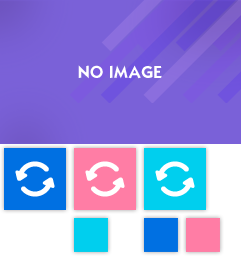
#> input picture ui-preview/assets/title/title__pack.png, 241 x 256 px, found by its file name
$ python compose_view_state_1to1.py
#> lines starting #> are read from the running program, lines starting #| are printed output that depends on the picture
# -*- coding: utf-8 -*-
"""Compose Angelic UI viewing-state plates from PBD geo + pack atlases.

查看态 = 玩家打开界面时的默认 idle 显示（非 hover 全亮）。
几何字段复用 LimeLight 的 length-prefixed 扫描（storagex/y → 裁切，ox/oy → 屏幕落点）。
"""
from __future__ import annotations

import json
import struct
import shutil
from pathlib import Path
from typing import Any

from PIL import Image, ImageDraw, ImageFont

ROOT = Path(__file__).resolve().parents[1]
UIPSD = ROOT / "docs/ui-extract/ui-cn-jp-static/filtered-cn-jp/uipsd"
FILT = ROOT / "docs/ui-extract/ui-cn-jp-static/filtered-cn-jp"
TLG = ROOT / "docs/ui-extract/pixel-reverse/tlg-png"
OUT = ROOT / "docs/ui-extract/pixel-reverse/_view_ref"
PLATES = ROOT / "ui-preview/assets"
RENPY = ROOT.parent / "renpy-angelic/game/images/angelic"
REPORT = OUT / "compose_report.json"

GEO_KEYS = {
    "cx", "cy", "cw", "ch", "ox", "oy", "storagex", "storagey",
    "left", "top", "width", "height", "x", "y", "w", "h", "opacity", "visible",
}

# 主界面：查看态叠层清单（Angelc 自己的 uipsd，不是 CafeStella）
SCREENS = {
    "title": {
        "pbd": ["title.pbd", "title_locale_cn.pbd"],
        "bg": "title_bg0",  # 全幅 KV，不是 title__bg0
        "force_packs": ["title__pack.png", "title_locale_cn__pack.png", "langselect__pack.png"],
    },
    "option_0": {
        "pbd": ["option.pbd", "option_0simple.pbd"],
        "bg": "option__bg0",
        "force_packs": ["option__pack.png"],
    },
    "option_4": {
        "pbd": ["option.pbd", "option_4text.pbd"],
        "bg": "option__bg0",
        "force_packs": ["option__pack.png", "option_4text__pack.png"],
    },
    "option_5a": {
        "pbd": ["option.pbd", "option_5sound1.pbd"],
        "bg": "option__bg0",
        "force_packs": ["option__pack.png", "option_5sound1__pack.png"],
    },
    "option_5b": {
        "pbd": ["option.pbd", "option_5sound2.pbd"],
        "bg": "option__bg0",
        "force_packs": ["option__pack.png", "option_5sound2__pack.png"],
    },
    "option_6": {
        "pbd": ["option.pbd", "option_6dialog.pbd"],
        "bg": "option__bg0",
        "force_packs": ["option__pack.png", "option_6dialog__pack.png"],
    },
    "option_7": {
        "pbd": ["option.pbd", "option_7mouse.pbd"],
        "bg": "option__bg0",
        "force_packs": ["option__pack.png", "option_7mouse__pack.png"],
    },
    "option_8": {
        "pbd": ["option.pbd", "option_8keyboard1.pbd"],
        "bg": "option__bg0",
        "force_packs": ["option__pack.png", "option_8keyboard1__pack.png"],
    },
    "option_9": {
        "pbd": ["option.pbd", "option_9gamepad.pbd"],
        "bg": "option__bg0",
        "force_packs": ["option__pack.png", "option_9gamepad__pack.png"],
    },
    "file_load": {
        "pbd": ["file.pbd", "file_load.pbd"],
        "bg": "file_load__bg0",
        "force_packs": ["file_load__pack.png", "file__pack.png"],
    },
    "file_save": {
        "pbd": ["file.pbd", "file_save.pbd"],
        "bg": "file_save__bg0",
        "force_packs": ["file_save__pack.png", "file__pack.png"],
    },
    "file_quick": {
        "pbd": ["file.pbd", "file_quick.pbd"],
        "bg": "file_quick__bg0",
        "force_packs": ["file_quick__pack.png", "file__pack.png"],
    },
    "extra": {
        "pbd": ["extra.pbd", "extra_locale_cn.pbd"],
        "bg": "extra__bg0",
        "force_packs": ["extra__pack.png", "extra_locale_cn__pack.png"],
    },
    "extra_cg": {
        "pbd": ["extra.pbd", "extra_cg.pbd", "extra_locale_cn.pbd"],
        "bg": "extra__bg0",
        "force_packs": [
            "extra__pack.png", "extra_locale_cn__pack.png",
            "extra_cg__pack.png", "extra_cgscene__pack.png",
        ],
    },
    "extra_cgview": {
        "pbd": ["extra_cgview.pbd"],
        "bg": "extra__bg0",
        "force_packs": ["extra_cgview__pack.png"],
    },
    "extra_voice": {
        "pbd": ["extra_voice.pbd", "extra_locale_cn.pbd"],
        "bg": "extra__bg0",
        "force_packs": ["extra__pack.png", "extra_locale_cn__pack.png", "extra_voice__pack.png"],
    },
    "scnchart": {
        "pbd": ["scnchart.pbd"],
        "bg": "scnchart__bg0",
        "force_packs": ["scnchart__pack.png"],
    },
    "qconf": {
        "pbd": ["qconf.pbd"],
        "bg": None,
        "force_packs": ["qconf__pack.png"],
    },
    "window": {
        "pbd": ["window.pbd"],
        "bg": "window__bg0",
        "force_packs": ["window__pack.png"],
    },
    "backlog": {
        "pbd": ["backlog.pbd"],
        "bg": "backlog__bg0",
        "force_packs": ["backlog__pack.png"],
    },
    "quickmenu": {
        "pbd": ["quickmenu.pbd"],
        "bg": "quickmenu__bg0",
        "force_packs": ["quickmenu__pack.png"],
    },
    "select": {
        "pbd": ["select.pbd"],
        "bg": None,
        "force_packs": ["select__pack.png"],
    },
    "dialog": {
        "pbd": ["dialog.pbd"],
        "bg": "dialog__bg0",
        "force_packs": ["dialog__pack.png"],
    },
}


def magenta_to_alpha(im: Image.Image) -> Image.Image:
    im = im.convert("RGBA")
    px = im.load()
    for y in range(im.height):
        for x in range(im.width):
            r, g, b, a = px[x, y]
            if r >= 248 and b >= 248 and g <= 45:
                px[x, y] = (0, 0, 0, 0)
            elif r >= 200 and b >= 200 and g <= 90 and abs(r - b) < 40:
                px[x, y] = (0, 0, 0, 0)
    return im


# [81 lines left out: functions read_key, read_int_after, read_storage_str, extract_geo_clusters, not called in this run]


def sensible(v: Any, lo: int = 0, hi: int = 4096) -> bool:
    return isinstance(v, int) and lo <= v <= hi


def load_pack(name: str) -> Image.Image | None:
    base = name if name.endswith(".png") else f"{name}.png"
    for root in (TLG, PLATES / "packs"):
        p = root / base
        if p.is_file():
            return magenta_to_alpha(Image.open(p))
    # also try without double suffix
    stem = Path(base).stem
    p = TLG / f"{stem}.png"
    if p.is_file():
        return magenta_to_alpha(Image.open(p))
    return None


def load_bg(stem: str | None) -> Image.Image:
    if not stem:
        return Image.new("RGBA", (1920, 1080), (0, 0, 0, 0))
    # title special
    if stem.startswith("title_bg"):
        for cand in (FILT / f"{stem}.png", PLATES / "title" / f"{stem.replace('title_', '')}.png"):
            if cand.exists():
                im = Image.open(cand).convert("RGBA")
                if im.size != (1920, 1080):
                    im = im.resize((1920, 1080), Image.Resampling.LANCZOS)
                return im
    for cand in (
        TLG / f"{stem}.png",
        FILT / f"{stem}.png",
        PLATES / "settings" / "bg.png" if "option" in stem else None,
    ):
        if cand and cand.exists():
            im = Image.open(cand).convert("RGBA")
            if im.size == (1920, 1440):
                top = (1440 - 1080) // 2
                im = im.crop((0, top, 1920, top + 1080))
            elif im.size != (1920, 1080):
                im = im.resize((1920, 1080), Image.Resampling.LANCZOS)
            return im
    return Image.new("RGBA", (1920, 1080), (20, 30, 50, 255))


# [13 lines left out: function bbox_from, not called in this run]


def place_full_pack(canvas: Image.Image, pack: Image.Image, xy: tuple[int, int] = (0, 0)) -> None:
    x, y = xy
    if pack.width <= canvas.width and pack.height <= canvas.height:
        canvas.alpha_composite(pack, (max(0, x), max(0, y)))
    else:
        canvas.alpha_composite(pack.crop((0, 0, min(pack.width, canvas.width), min(pack.height, canvas.height))), (0, 0))


def compose_screen(name: str, cfg: dict) -> dict[str, Any]:
    canvas = load_bg(cfg.get("bg"))
    placed = 0
    used_packs: set[str] = set()
    items: list[dict] = []
    clusters: list[dict] = []

    for pbd_name in cfg.get("pbd") or []:
        pbd = UIPSD / pbd_name
        if not pbd.exists():
            continue
        clusters.extend(extract_geo_clusters(pbd.read_bytes()))

    # First: place chassis-sized packs that look like full overlays (optional heuristic)
    for fname in cfg.get("force_packs") or []:
        pack = load_pack(fname)
        if pack is None:
            continue
        used_packs.add(fname)
        # If pack is nearly full-screen chrome, place at 0,0 once
        if pack.width >= 1600 and pack.height >= 800:
            place_full_pack(canvas, pack, (0, 0))
            placed += 1
            items.append({"storage": fname, "mode": "fullscreen", "pos": {"x": 0, "y": 0}})

    pack_cache: dict[str, Image.Image] = {}
    for c in clusters:
        storage = c.get("storage")
        if not storage:
            continue
        # skip if visible explicitly 0
        if c.get("visible") == 0:
            continue
        sx, sy = c.get("storagex"), c.get("storagey")
        ox, oy = c.get("ox"), c.get("oy")
        x, y = c.get("x"), c.get("y")
        left, top = c.get("left"), c.get("top")

        if storage not in pack_cache:
            im = load_pack(str(storage))
            if im is None:
                # try __pack naming
                im = load_pack(f"{storage}__pack") if not str(storage).endswith("pack") else None
            if im is None:
                continue
            pack_cache[str(storage)] = im
        pack = pack_cache[str(storage)]
        used_packs.add(str(storage) if str(storage).endswith(".png") else f"{storage}.png")

        # crop from atlas if storagex/y present
        if sensible(sx) and sensible(sy):
            cw = c.get("cw") or c.get("width") or c.get("w")
            ch = c.get("ch") or c.get("height") or c.get("h")
            if sensible(cw, 1, 1920) and sensible(ch, 1, 1080):
                cx, cy = int(sx), int(sy)
                tile = pack.crop((cx, cy, min(pack.width, cx + int(cw)), min(pack.height, cy + int(ch))))
            else:
                rect = bbox_from(pack, int(sx), int(sy))
                if not rect:
                    continue
                cx, cy, tw, th = rect
                if tw < 4 or th < 4 or tw > 800 or th > 500:
                    continue
                tile = pack.crop((cx, cy, cx + tw, cy + th))
        else:
            continue

        # screen position
        if sensible(ox, 0, 1919) and sensible(oy, 0, 1079):
            px, py = int(ox), int(oy)
        elif sensible(left, 0, 1919) and sensible(top, 0, 1079):
            px, py = int(left), int(top)
        elif sensible(x, 0, 1919) and sensible(y, 0, 1079):
            px, py = int(x), int(y)
        else:
            continue

        if px + tile.width > 1920 or py + tile.height > 1080:
            # clip
            tile = tile.crop((0, 0, min(tile.width, 1920 - px), min(tile.height, 1080 - py)))
        if tile.width < 2 or tile.height < 2:
            continue
        canvas.alpha_composite(tile, (px, py))
        placed += 1
        items.append({
            "storage": storage,
            "crop": {"x": int(sx), "y": int(sy)},
            "pos": {"x": px, "y": py},
            "size": [tile.width, tile.height],
        })

    # Title: always stamp CN logo (locale asset, not in pack geo reliably)
    if name == "title":
        logo = FILT / "locale/cn/title_logo_cn.png"
        if logo.exists():
            lim = Image.open(logo).convert("RGBA")
            lw = min(560, lim.width)
            lim = lim.resize((lw, int(lim.height * lw / lim.width)), Image.Resampling.LANCZOS)
            canvas.alpha_composite(lim, (36, 36))
            placed += 1

    OUT.mkdir(parents=True, exist_ok=True)
    out_path = OUT / f"{name}.png"
    canvas.save(out_path)

    # annotate small badge
    ann = canvas.copy()
    draw = ImageDraw.Draw(ann)
    draw.rectangle((0, 0, 520, 28), fill=(0, 0, 0, 220))
    draw.text((6, 6), f"{name} view-state placed={placed} packs={len(used_packs)}", fill=(255, 255, 255))
    ann.save(OUT / f"{name}_annotated.png")

    return {
        "screen": name,
        "placed": placed,
        "clusters": len(clusters),
        "used_packs": sorted(used_packs),
        "items": len(items),
        "file": str(out_path),
    }


def sync_plates_to_preview_and_renpy(results: list[dict]) -> None:
    """Copy composed view-state plates into ui-preview + renpy-angelic."""
    mapping = {
        "title": ("title", "view_state.png"),
        "option_0": ("settings", "plates/tab_0.png"),
        "option_4": ("settings", "plates/tab_4.png"),
        "option_5a": ("settings", "plates/tab_5a.png"),
        "option_5b": ("settings", "plates/tab_5b.png"),
        "option_6": ("settings", "plates/tab_6.png"),
        "option_7": ("settings", "plates/tab_7.png"),
        "option_8": ("settings", "plates/tab_8.png"),
        "option_9": ("settings", "plates/tab_9.png"),
        "file_load": ("load", "composite.png"),
        "file_save": ("load", "save_composite.png"),
        "file_quick": ("load", "quick_composite.png"),
        "extra_cg": ("cg", "composite.png"),
        "extra": ("cg", "extra_hub.png"),
        "extra_cgview": ("cg", "cgview.png"),
        "extra_voice": ("cg", "voice.png"),
        "scnchart": ("flowchart", "composite.png"),
        "window": ("hud", "window.png"),
        "backlog": ("hud", "backlog.png"),
        "quickmenu": ("hud", "quickmenu.png"),
        "select": ("hud", "select.png"),
        "dialog": ("hud", "dialog.png"),
        "qconf": ("hud", "qconf.png"),
    }
    for r in results:
        name = r["screen"]
        src = OUT / f"{name}.png"
        if not src.exists() or name not in mapping:
            continue
        folder, fname = mapping[name]
        for root in (PLATES, RENPY):
            dst = root / folder / fname
            dst.parent.mkdir(parents=True, exist_ok=True)
            shutil.copy2(src, dst)
        if name == "option_0":
            for root in (PLATES, RENPY):
                shutil.copy2(src, root / "settings" / "chassis.png")
                shutil.copy2(src, root / "settings" / "bg.png")


def stage_all_ui_packs() -> dict:
    """Copy ALL tlg-png UI packs into renpy + preview (requirement: 用到全部ui用图)."""
    packs_prev = PLATES / "packs"
    packs_renpy = RENPY / "packs"
    packs_prev.mkdir(parents=True, exist_ok=True)
    packs_renpy.mkdir(parents=True, exist_ok=True)
    names = []
    for p in sorted(TLG.glob("*.png")):
        shutil.copy2(p, packs_prev / p.name)
        shutil.copy2(p, packs_renpy / p.name)
        names.append(p.name)
    # also title bgs + locale logos
    for i in range(8):
        src = FILT / f"title_bg{i}.png"
        if src.exists():
            (PLATES / "title").mkdir(parents=True, exist_ok=True)
            (RENPY / "title").mkdir(parents=True, exist_ok=True)
            shutil.copy2(src, PLATES / "title" / f"bg{i}.png")
            shutil.copy2(src, RENPY / "title" / f"bg{i}.png")
    logo = FILT / "locale/cn/title_logo_cn.png"
    if logo.exists():
        shutil.copy2(logo, PLATES / "title" / "logo_cn.png")
        shutil.copy2(logo, RENPY / "title" / "logo_cn.png")
    # locale overlays
    loc_dst_p = PLATES / "locale"
    loc_dst_r = RENPY / "locale"
    loc_dst_p.mkdir(parents=True, exist_ok=True)
    loc_dst_r.mkdir(parents=True, exist_ok=True)
    loc_src = FILT / "locale/cn"
    if loc_src.exists():
        for f in loc_src.iterdir():
            if f.is_file():
                shutil.copy2(f, loc_dst_p / f.name)
                shutil.copy2(f, loc_dst_r / f.name)
    return {"packs": len(names), "names": names}


def inventory_unused(used_in_compose: set[str]) -> dict:
    all_packs = {p.name for p in TLG.glob("*.png")}
    # normalize used
    used_norm = set()
    for u in used_in_compose:
        used_norm.add(u if u.endswith(".png") else f"{u}.png")
    unused = sorted(all_packs - used_norm - {"manifest.json"})
    return {"total": len(all_packs), "used": len(used_norm & all_packs), "unused": unused}


def main() -> None:
    OUT.mkdir(parents=True, exist_ok=True)
    staged = stage_all_ui_packs()
    results = []
    used_all: set[str] = set()
    for name, cfg in SCREENS.items():
        info = compose_screen(name, cfg)
#> in compose_screen, `canvas = load_bg(cfg.get("bg"))`:
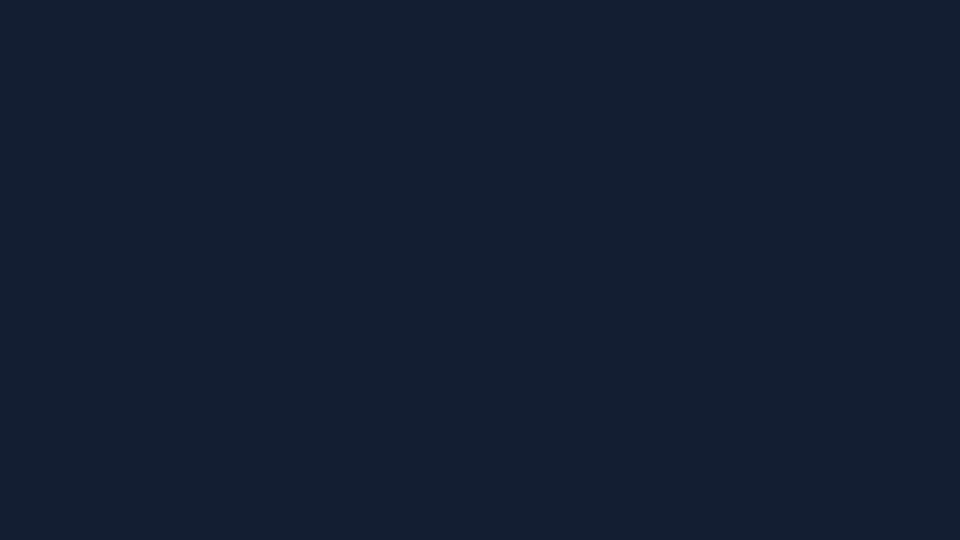
#> canvas: PIL image 1920x1080 RGBA (shown at 1/2 size); mean R, G, B, A 20, 30, 50, 255
#> in magenta_to_alpha, im is the input picture: PIL image 241x256 RGBA; mean R, G, B, A 94.4, 92.8, 173.4, 206.9
        results.append(info)
        used_all.update(info.get("used_packs") or [])
        print(f"{name}: placed={info['placed']} clusters={info['clusters']} packs={info['used_packs']}")
#> pass 2 of the loop in main, `for name, cfg in SCREENS.items():`:
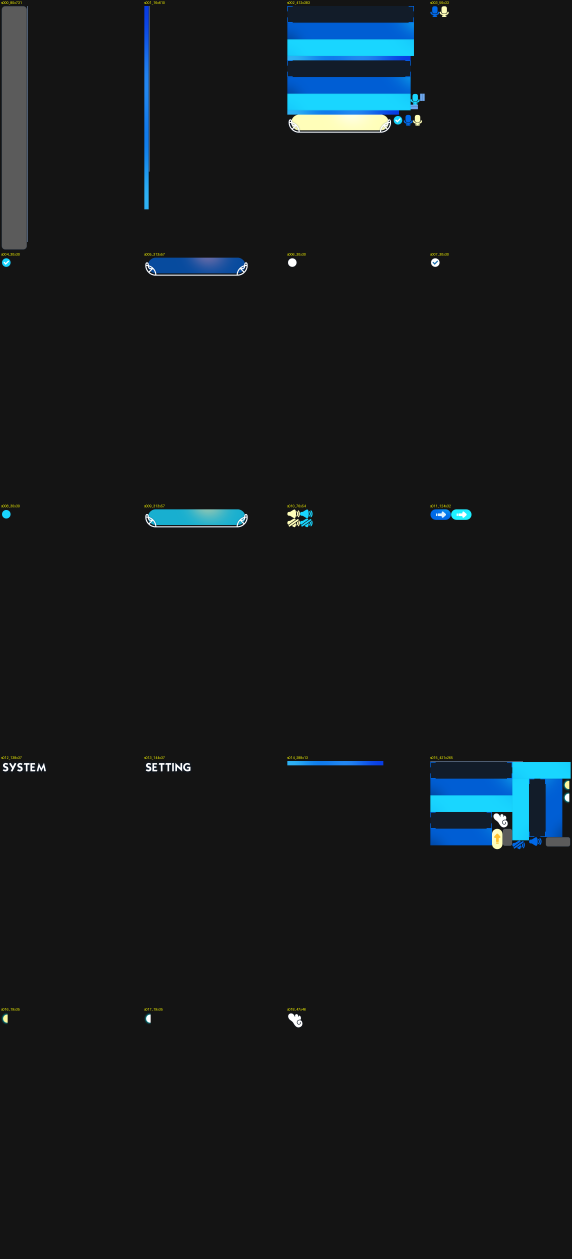
#> input picture docs/ui-extract/pixel-reverse/_gap_preview/contact/option__pack.png, 1716 x 3775 px, found by its file name (shown at 1/3 size)
#> in magenta_to_alpha, im is the input picture: PIL image 1716x3775 RGBA; mean R, G, B, A 21.7, 25.7, 28, 255
#> in place_full_pack, `canvas.alpha_composite(pack.crop((0, 0, min(pack.width, canvas.width),..`:
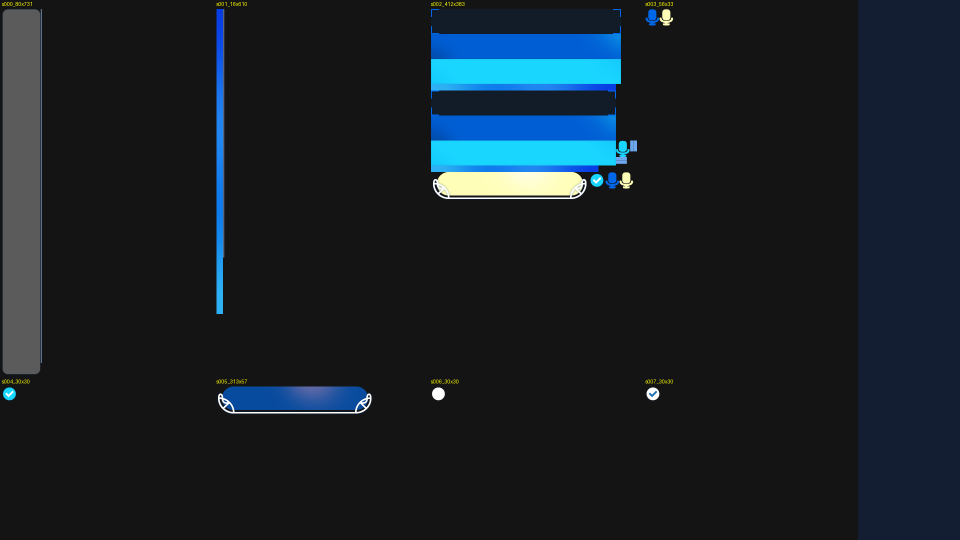
#> canvas: PIL image 1920x1080 RGBA (shown at 1/2 size); mean R, G, B, A 23.9, 31.7, 38, 255

    sync_plates_to_preview_and_renpy(results)
    unused = inventory_unused(used_all)

    # For packs still unused, bake a contact-sheet so they are "used" as catalog + available runtime assets
    if unused["unused"]:
        sheet = Image.new("RGBA", (1920, 1080), (12, 16, 28, 255))
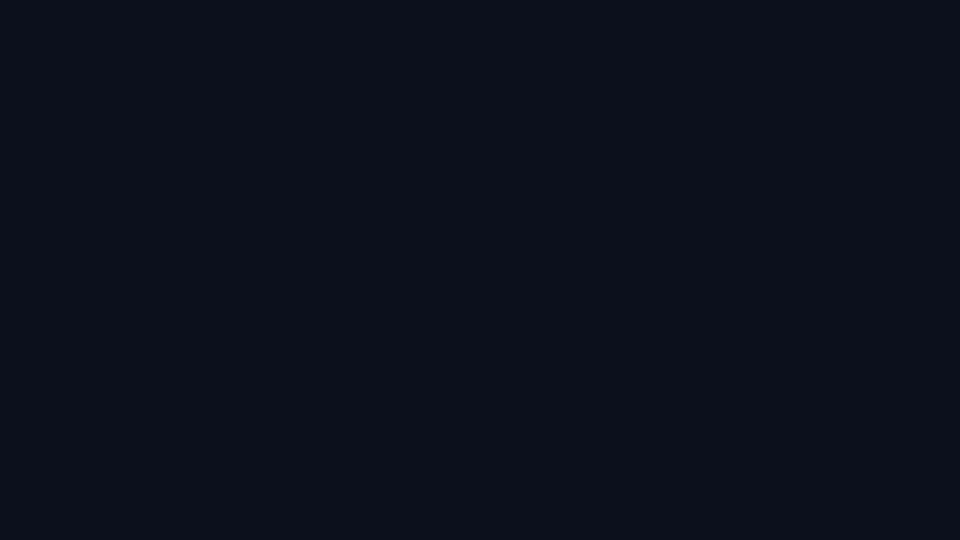
#> sheet: PIL image 1920x1080 RGBA (shown at 1/2 size); mean R, G, B, A 12, 16, 28, 255
        draw = ImageDraw.Draw(sheet)
        draw.text((20, 20), f"UI pack catalog — unused-in-main-views: {len(unused['unused'])}", fill=(255, 255, 255))
        x, y, row_h = 20, 60, 0
        for name in unused["unused"]:
            im = load_pack(name)
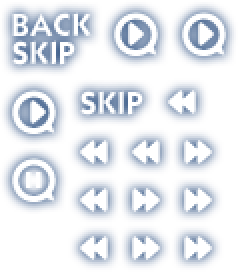
#> im: PIL image 119x136 RGBA (shown 2 times larger); mean R, G, B, A 43.7, 73.4, 114.1, 65.8; transparent parts drawn white
            if im is None:
                continue
            # scale down
            tw = min(220, im.width)
#> tw = 119
            th = int(im.height * tw / max(1, im.width))
#> th = 136
            if th > 160:
                th = 160
                tw = int(im.width * th / max(1, im.height))
            thumb = im.resize((tw, th), Image.Resampling.LANCZOS)
            if x + tw > 1900:
                x = 20
                y += row_h + 24
                row_h = 0
            if y + th > 1060:
                break
            sheet.alpha_composite(thumb, (x, y))
            draw.text((x, y + th + 2), name[:28], fill=(180, 200, 255))
            x += tw + 16
#> x = 155
            row_h = max(row_h, th + 14)
#> row_h = 150
            used_all.add(name)
        sheet.save(OUT / "ui_pack_catalog.png")
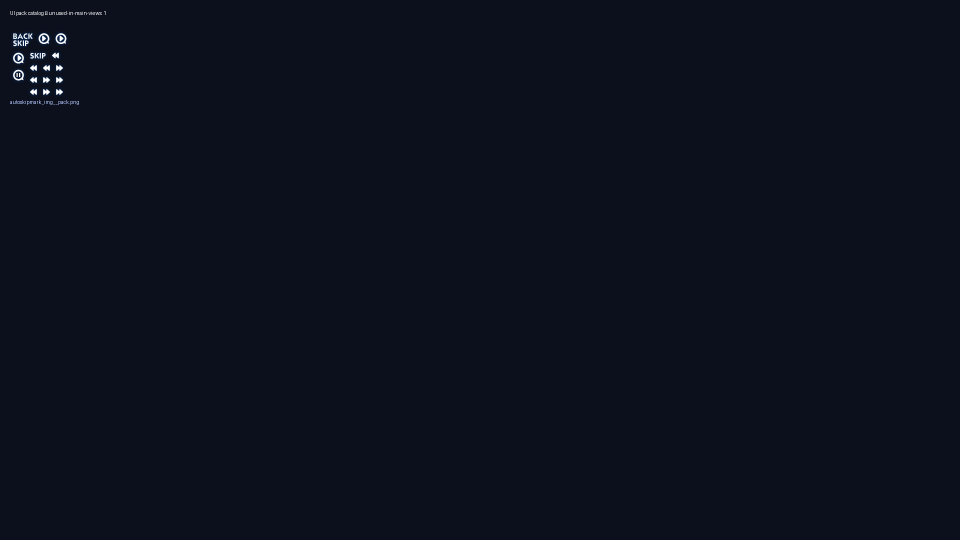
#> saved as ui_pack_catalog.png: PIL image 1920x1080 RGBA (shown at 1/2 size); mean R, G, B, A 12.4, 16.4, 28.4, 255
        for root in (PLATES, RENPY):
            dst = root / "packs" / "_catalog_view.png"
            dst.parent.mkdir(parents=True, exist_ok=True)
            shutil.copy2(OUT / "ui_pack_catalog.png", dst)

    unused2 = inventory_unused(used_all)
    report = {
        "staged_packs": staged["packs"],
        "screens": results,
        "unused_after_compose": unused,
        "unused_after_catalog": unused2,
    }
    REPORT.write_text(json.dumps(report, ensure_ascii=False, indent=2), encoding="utf-8")
    print(json.dumps({
        "staged": staged["packs"],
        "screens": len(results),
        "unused_main": len(unused["unused"]),
        "unused_final": len(unused2["unused"]),
        "out": str(OUT),
    }, ensure_ascii=False, indent=2))


if __name__ == "__main__":
    main()
